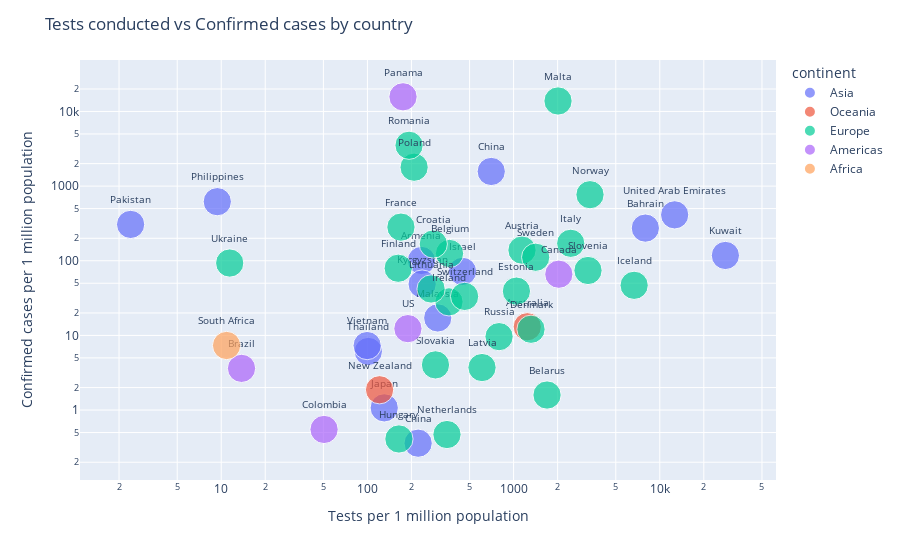

Notebook cell for this chart:
### Code cell
tests_merged_notna['size'] = 20
fig = px.scatter(tests_merged_notna, x='tests_1m', y='Confirmed_1m',  size='size',text='country', color='continent')\
.update_traces(textposition='top center', textfont_size=10)\
.update_layout(title='Tests conducted vs Confirmed cases by country', xaxis_type='log', yaxis_type='log', xaxis_title='Tests per 1 million population', yaxis_title='Confirmed cases per 1 million population')
fig.show()
fig.write_image("countriesVStestsVSpopulation.png",scale=1, width=800, height=420)

### Figure 1 — Plotly figure (JSON) as saved in the notebook; plotly's stock layout.template omitted (floating-point values rounded to 4 significant figures)
{"data": [{"hoverlabel": {"namelength": 0}, "hovertemplate": "continent=Asia<br>tests_1m=%{x}<br>Confirmed_1m=%{y}<br>size=%{marker.size}<br>country=%{text}", "legendgroup": "Asia", "marker": {"color": "#636efa", "size": [20, 20, 20, 20, 20, 20, 20, 20, 20, 20, 20, 20, 20, 20, 20], "sizemode": "area", "sizeref": 0.05, "symbol": "circle"}, "mode": "markers+text", "name": "Asia", "showlegend": true, "text": ["Armenia", "Bahrain", "China", "China", "India", "Israel", "Japan", "Kuwait", "Kyrgyzstan", "Malaysia", "Pakistan", "Philippines", "Thailand", "United Arab Emirates", "Vietnam"], "textfont": {"size": 10}, "textposition": "top center", "type": "scatter", "visible": true, "x": [234.2, 7965.0, 703.1, 222.3, 4.28, 447.3, 130.3, 28100.0, 236.8, 302.8, 2.4, 9.4, 101.5, 12640.0, 99.61], "xaxis": "x", "y": [100.9, 273.9, 1571.0, 0.36, 0, 72.09, 1.07, 117.8, 48.74, 17.15, 306.9, 618.8, 6.1, 412.2, 7.31], "yaxis": "y"}, {"hoverlabel": {"namelength": 0}, "hovertemplate": "continent=Oceania<br>tests_1m=%{x}<br>Confirmed_1m=%{y}<br>size=%{marker.size}<br>country=%{text}", "legendgroup": "Oceania", "marker": {"color": "#EF553B", "size": [20, 20], "sizemode": "area", "sizeref": 0.05, "symbol": "circle"}, "mode": "markers+text", "name": "Oceania", "showlegend": true, "text": ["Australia", "New Zealand"], "textfont": {"size": 10}, "textposition": "top center", "type": "scatter", "visible": true, "x": [1241.0, 121.1], "xaxis": "x", "y": [13.06, 1.87], "yaxis": "y"}, {"hoverlabel": {"namelength": 0}, "hovertemplate": "continent=Europe<br>tests_1m=%{x}<br>Confirmed_1m=%{y}<br>size=%{marker.size}<br>country=%{text}", "legendgroup": "Europe", "marker": {"color": "#00cc96", "size": [20, 20, 20, 20, 20, 20, 20, 20, 20, 20, 20, 20, 20, 20, 20, 20, 20, 20, 20, 20, 20, 20, 20, 20, 20], "sizemode": "area", "sizeref": 0.05, "symbol": "circle"}, "mode": "markers+text", "name": "Europe", "showlegend": true, "text": ["Austria", "Belarus", "Belgium", "Croatia", "Denmark", "Estonia", "Finland", "France", "Hungary", "Iceland", "Ireland", "Italy", "Latvia", "Lithuania", "Malta", "Netherlands", "Norway", "Poland", "Romania", "Russia", "Slovakia", "Slovenia", "Sweden", "Switzerland", "Ukraine"], "textfont": {"size": 10}, "textposition": "top center", "type": "scatter", "visible": true, "x": [1141.0, 1693.0, 364.6, 282.3, 1316.0, 1046.0, 162.4, 169.6, 164.3, 6676.0, 361.3, 2459.0, 608.1, 272.6, 2013.0, 350.2, 3332.0, 208.7, 192.8, 795.3, 292.1, 3229.0, 1416.0, 462.2, 11.43], "xaxis": "x", "y": [138.9, 1.59, 125.2, 167.6, 12.09, 39.2, 79.41, 282.4, 0.41, 46.89, 28.15, 171.3, 3.71, 41.88, 13820.0, 0.47, 767.5, 1792.0, 3524.0, 9.63, 4.03, 74.08, 111.5, 33.28, 93.22], "yaxis": "y"}, {"hoverlabel": {"namelength": 0}, "hovertemplate": "continent=Americas<br>tests_1m=%{x}<br>Confirmed_1m=%{y}<br>size=%{marker.size}<br>country=%{text}", "legendgroup": "Americas", "marker": {"color": "#ab63fa", "size": [20, 20, 20, 20, 20], "sizemode": "area", "sizeref": 0.05, "symbol": "circle"}, "mode": "markers+text", "name": "Americas", "showlegend": true, "text": ["Brazil", "Canada", "Colombia", "Panama", "US"], "textfont": {"size": 10}, "textposition": "top center", "type": "scatter", "visible": true, "x": [13.77, 2039.0, 50.53, 175.2, 189.3], "xaxis": "x", "y": [3.62, 66.05, 0.55, 15710.0, 12.32], "yaxis": "y"}, {"hoverlabel": {"namelength": 0}, "hovertemplate": "continent=Africa<br>tests_1m=%{x}<br>Confirmed_1m=%{y}<br>size=%{marker.size}<br>country=%{text}", "legendgroup": "Africa", "marker": {"color": "#FFA15A", "size": [20], "sizemode": "area", "sizeref": 0.05, "symbol": "circle"}, "mode": "markers+text", "name": "Africa", "showlegend": true, "text": ["South Africa"], "textfont": {"size": 10}, "textposition": "top center", "type": "scatter", "x": [10.88], "xaxis": "x", "y": [7.33], "yaxis": "y"}], "layout": {"autosize": true, "legend": {"itemsizing": "constant", "title": {"text": "continent"}, "tracegroupgap": 0}, "margin": {"t": 60}, "title": {"text": "Tests conducted vs Confirmed cases by country"}, "xaxis": {"anchor": "y", "autorange": true, "domain": [0, 1], "range": [0.05182, 4.777], "title": {"text": "Tests per 1 million population"}, "type": "log"}, "yaxis": {"anchor": "x", "autorange": true, "domain": [0, 1], "range": [-1.031, 4.784], "title": {"text": "Confirmed cases per 1 million population"}, "type": "log"}}}
